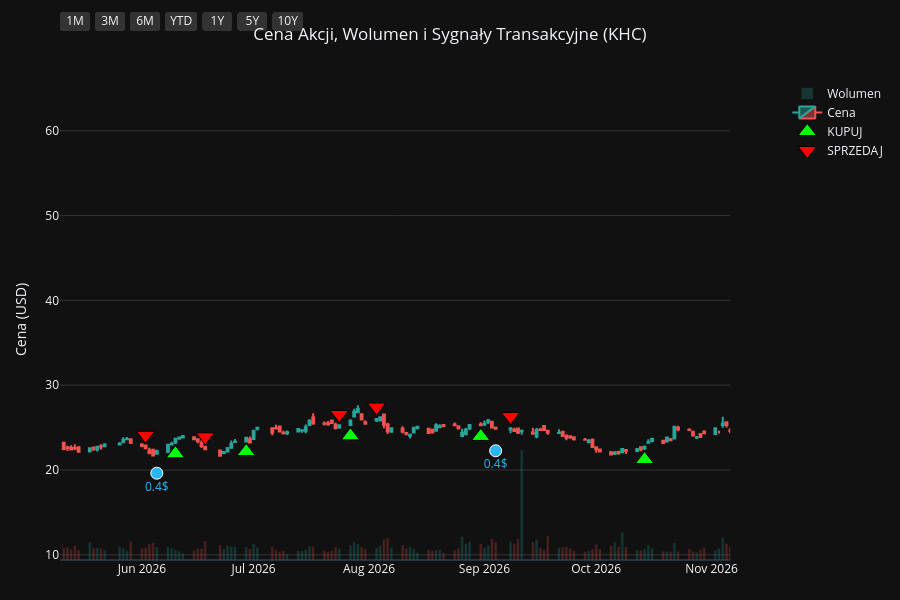
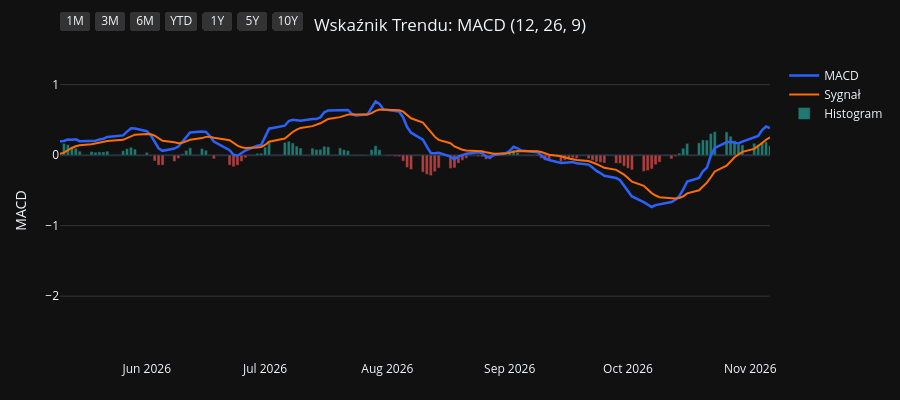
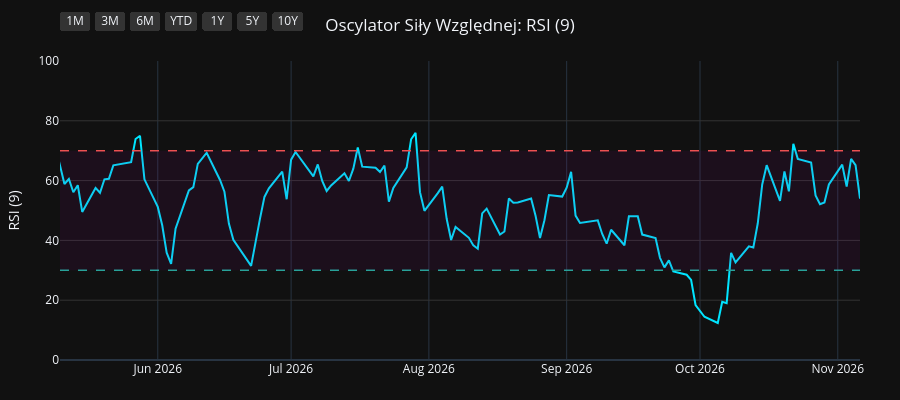
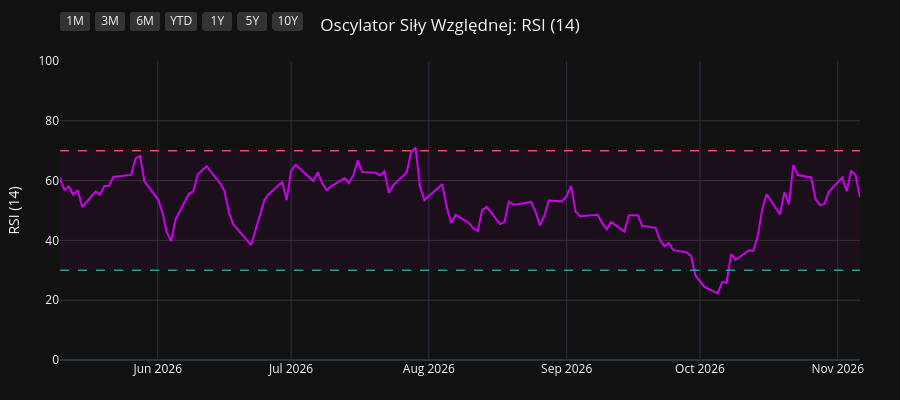

Write notebook code for charts like these, in order.
### Code cell
import os
import yfinance as yf
import pandas as pd
import pandas_ta as ta
import plotly.graph_objects as go
from plotly.subplots import make_subplots

# 1. Pobranie i przygotowanie danych
symbol = os.environ.get("STOCK_TICKER", "").strip().upper()
if not symbol:
    raise RuntimeError("Set STOCK_TICKER before running price_extractor.ipynb")
df = yf.Ticker(symbol).history(period="10y")
df.index = df.index.tz_localize(None)

# Wskaźniki i sygnały
df.ta.macd(fast=12, slow=26, signal=9, append=True)
df.ta.rsi(length=9, append=True)
df.ta.rsi(length=14, append=True)
df.ta.rsi(length=21, append=True)
df.dropna(inplace=True)

macd = df['MACD_12_26_9']
signal = df['MACDs_12_26_9']
wczorajszy_macd = macd.shift(1)
wczorajszy_signal = signal.shift(1)

df['Decyzja'] = 'BRAK'
df.loc[(macd > signal) & (wczorajszy_macd <= wczorajszy_signal), 'Decyzja'] = 'KUPUJ'
df.loc[(macd < signal) & (wczorajszy_macd >= wczorajszy_signal), 'Decyzja'] = 'SPRZEDAJ'

df_kupuj = df[df['Decyzja'] == 'KUPUJ']
df_sprzedaj = df[df['Decyzja'] == 'SPRZEDAJ']
df_dywidendy = df[df['Dividends'] > 0]
df_splity = df[df['Stock Splits'] > 0]

# Wspólna konfiguracja osi X
konfiguracja_osi_x = dict(
    type="date",
    showspikes=True, spikemode="across", spikesnap="cursor", spikedash="dot", spikecolor="#ffffff", spikethickness=1, hoverformat="%Y-%m-%d",
    rangeselector=dict(
        buttons=list([
            dict(count=1, label="1M", step="month", stepmode="backward"),
            dict(count=3, label="3M", step="month", stepmode="backward"),
            dict(count=6, label="6M", step="month", stepmode="backward"),
            dict(count=1, label="YTD", step="year", stepmode="todate"),
            dict(count=1, label="1Y", step="year", stepmode="backward"),
            dict(count=5, label="5Y", step="year", stepmode="backward"),
            dict(step="all", label="10Y")
        ]),
        bgcolor="#333333", activecolor="#2962ff", x=0, y=1.1
    )
)

# ==========================================
# WYKRES 1: CENA + WOLUMEN + SYGNAŁY
# ==========================================
fig1 = make_subplots(specs=[[{"secondary_y": True}]])

kolory_wolumenu = ['#26a69a' if row['Close'] >= row['Open'] else '#ef5350' for index, row in df.iterrows()]
fig1.add_trace(go.Bar(x=df.index, y=df['Volume'], marker_color=kolory_wolumenu, opacity=0.25, name='Wolumen'), secondary_y=True)
fig1.add_trace(go.Candlestick(x=df.index, open=df['Open'], high=df['High'], low=df['Low'], close=df['Close'], name='Cena', increasing_line_color='#26a69a', decreasing_line_color='#ef5350'), secondary_y=False)
fig1.add_trace(go.Scatter(x=df_kupuj.index, y=df_kupuj['Low'] * 0.95, customdata=df_kupuj[['Low', 'High']], mode='markers', marker=dict(symbol='triangle-up', size=16, color='#00ff00', line=dict(width=1, color='black')), name='KUPUJ', hovertemplate='KUPUJ<br>Najniższa: %{customdata[0]:.2f}<br>Najwyższa: %{customdata[1]:.2f}<extra></extra>'), secondary_y=False)
fig1.add_trace(go.Scatter(x=df_sprzedaj.index, y=df_sprzedaj['High'] * 1.05, customdata=df_sprzedaj[['Low', 'High']], mode='markers', marker=dict(symbol='triangle-down', size=16, color='#ff0000', line=dict(width=1, color='black')), name='SPRZEDAJ', hovertemplate='SPRZEDAJ<br>Najniższa: %{customdata[0]:.2f}<br>Najwyższa: %{customdata[1]:.2f}<extra></extra>'), secondary_y=False)

if not df_dywidendy.empty:
    fig1.add_trace(go.Scatter(x=df_dywidendy.index, y=df_dywidendy['Low'] * 0.90, mode='markers+text', marker=dict(symbol='circle', size=12, color='#29b6f6', line=dict(width=1, color='white')), text=df_dywidendy['Dividends'].apply(lambda x: f"{x}$"), textposition="bottom center", name='Dywidenda', showlegend=False, hovertemplate='Dywidenda: %{text}<extra></extra>', textfont=dict(color="#29b6f6")), secondary_y=False)
if not df_splity.empty:
                    fig1.add_trace(go.Scatter(x=df_splity.index, y=df_splity['High'], mode='markers+text', marker=dict(symbol='star', size=16, color='#ffee58', line=dict(width=1, color='black')), text=df_splity['Stock Splits'].apply(lambda x: f"{x:g}:1" if x >= 1 else f"1:{1 / x:g}"), textposition="top center", name='Split', hovertemplate='%{text}<extra></extra>', textfont=dict(color="#ffee58")), secondary_y=False)

fig1.update_layout(title=dict(text=f"Cena Akcji, Wolumen i Sygnały Transakcyjne ({symbol})", x=0.5, xanchor='center'), dragmode='pan', xaxis_rangeslider_visible=False, template='plotly_dark', height=600, hovermode='x unified', margin=dict(l=60, r=40, t=60, b=40))
fig1.update_xaxes(**konfiguracja_osi_x)
fig1.update_xaxes(range=[df.index.max() - pd.Timedelta(days=180), df.index.max()])
fig1.update_yaxes(title_text="Cena (USD)", secondary_y=False, gridcolor='#333333')
fig1.update_yaxes(range=[0, df['Volume'].max() * 4], showgrid=False, showticklabels=False, secondary_y=True)
fig1.show(config={'scrollZoom': True})

# ==========================================
# WYKRES 2: WSKAŹNIK MACD
# ==========================================
fig2 = go.Figure()
fig2.add_trace(go.Scatter(x=df.index, y=df['MACD_12_26_9'], line=dict(color='#2962ff', width=2.5), name='MACD'))
fig2.add_trace(go.Scatter(x=df.index, y=df['MACDs_12_26_9'], line=dict(color='#ff6d00', width=2), name='Sygnał'))
kolory_macd = ['#26a69a' if val >= 0 else '#ef5350' for val in df['MACDh_12_26_9']]
fig2.add_trace(go.Bar(x=df.index, y=df['MACDh_12_26_9'], marker_color=kolory_macd, name='Histogram', opacity=0.7))
fig2.update_layout(title=dict(text="Wskaźnik Trendu: MACD (12, 26, 9)", x=0.5, xanchor='center'), dragmode='pan', xaxis_rangeslider_visible=False, template='plotly_dark', height=400, hovermode='x unified', margin=dict(l=60, r=40, t=60, b=40))
fig2.update_xaxes(**konfiguracja_osi_x)
fig2.update_xaxes(range=[df.index.max() - pd.Timedelta(days=180), df.index.max()])
fig2.update_yaxes(title_text="MACD", gridcolor='#333333')
fig2.show(config={'scrollZoom': True})

# ==========================================
# WYKRES 3: OSCYLATOR RSI (9)
# ==========================================
fig3 = go.Figure()
fig3.add_trace(go.Scatter(x=df.index, y=df['RSI_9'], line=dict(color='#00e5ff', width=2), name='RSI (9)'))
fig3.add_hline(y=70, line_dash="dash", line_color="#ef5350", line_width=1.5)
fig3.add_hline(y=30, line_dash="dash", line_color="#26a69a", line_width=1.5)
fig3.add_hrect(y0=30, y1=70, line_width=0, fillcolor="purple", opacity=0.1)
fig3.update_layout(title=dict(text="Oscylator Siły Względnej: RSI (9)", x=0.5, xanchor='center'), dragmode='pan', xaxis_rangeslider_visible=False, template='plotly_dark', height=400, hovermode='x unified', margin=dict(l=60, r=40, t=60, b=40))
fig3.update_xaxes(**konfiguracja_osi_x)
fig3.update_xaxes(range=[df.index.max() - pd.Timedelta(days=180), df.index.max()])
fig3.update_yaxes(title_text="RSI (9)", range=[0, 100], gridcolor='#333333')
fig3.show(config={'scrollZoom': True})

# ==========================================
# WYKRES 4: OSCYLATOR RSI (14)
# ==========================================
fig4 = go.Figure()
fig4.add_trace(go.Scatter(x=df.index, y=df['RSI_14'], line=dict(color='#d500f9', width=2), name='RSI (14)'))
fig4.add_hline(y=70, line_dash="dash", line_color="#ef5350", line_width=1.5)
fig4.add_hline(y=30, line_dash="dash", line_color="#26a69a", line_width=1.5)
fig4.add_hrect(y0=30, y1=70, line_width=0, fillcolor="purple", opacity=0.1)
fig4.update_layout(title=dict(text="Oscylator Siły Względnej: RSI (14)", x=0.5, xanchor='center'), dragmode='pan', xaxis_rangeslider_visible=False, template='plotly_dark', height=400, hovermode='x unified', margin=dict(l=60, r=40, t=60, b=40))
fig4.update_xaxes(**konfiguracja_osi_x)
fig4.update_xaxes(range=[df.index.max() - pd.Timedelta(days=180), df.index.max()])
fig4.update_yaxes(title_text="RSI (14)", range=[0, 100], gridcolor='#333333')
fig4.show(config={'scrollZoom': True})

# ==========================================
# WYKRES 5: OSCYLATOR RSI (21)
# ==========================================
fig5 = go.Figure()
fig5.add_trace(go.Scatter(x=df.index, y=df['RSI_21'], line=dict(color='#64dd17', width=2), name='RSI (21)'))
fig5.add_hline(y=70, line_dash="dash", line_color="#ef5350", line_width=1.5)
fig5.add_hline(y=30, line_dash="dash", line_color="#26a69a", line_width=1.5)
fig5.add_hrect(y0=30, y1=70, line_width=0, fillcolor="purple", opacity=0.1)
fig5.update_layout(title=dict(text="Oscylator Siły Względnej: RSI (21)", x=0.5, xanchor='center'), dragmode='pan', xaxis_rangeslider_visible=False, template='plotly_dark', height=400, hovermode='x unified', margin=dict(l=60, r=40, t=60, b=40))
fig5.update_xaxes(**konfiguracja_osi_x)
fig5.update_xaxes(range=[df.index.max() - pd.Timedelta(days=180), df.index.max()])
fig5.update_yaxes(title_text="RSI (21)", range=[0, 100], gridcolor='#333333')
fig5.show(config={'scrollZoom': True})

### Figure 1 — Plotly figure (JSON) as saved in the notebook; plotly's stock layout.template omitted (floating-point values rounded to 4 significant figures; data arrays with more than 128 entries replaced by an {"elided": "..."} marker saying what was removed)
{"data": [{"marker": {"color": {"elided": "2478 str values"}}, "name": "Wolumen", "opacity": 0.25, "type": "bar", "x": {"elided": "2478 str values"}, "xaxis": "x", "y": {"elided": "2478 int values"}, "yaxis": "y2"}, {"close": {"elided": "2478 float values"}, "decreasing": {"line": {"color": "#ef5350"}}, "high": {"elided": "2478 float values"}, "increasing": {"line": {"color": "#26a69a"}}, "low": {"elided": "2478 float values"}, "name": "Cena", "open": {"elided": "2478 float values"}, "type": "candlestick", "x": {"elided": "2478 str values"}, "xaxis": "x", "yaxis": "y"}, {"customdata": {"elided": "101x2 float values"}, "hovertemplate": "KUPUJ<br>Najniższa: %{customdata[0]:.2f}<br>Najwyższa: %{customdata[1]:.2f}<extra></extra>", "marker": {"color": "#00ff00", "line": {"color": "black", "width": 1}, "size": 16, "symbol": "triangle-up"}, "mode": "markers", "name": "KUPUJ", "type": "scatter", "x": ["2017-01-23T00:00:00", "2017-01-26T00:00:00", "2017-02-13T00:00:00", "2017-02-17T00:00:00", "2017-04-18T00:00:00", "2017-05-17T00:00:00", "2017-07-14T00:00:00", "2017-09-11T00:00:00", "2017-10-05T00:00:00", "2018-01-09T00:00:00", "2018-01-16T00:00:00", "2018-03-06T00:00:00", "2018-04-04T00:00:00", "2018-05-04T00:00:00", "2018-07-05T00:00:00", "2018-08-03T00:00:00", "2018-08-17T00:00:00", "2018-09-12T00:00:00", "2018-10-05T00:00:00", "2018-10-16T00:00:00", "2018-11-29T00:00:00", "2019-01-04T00:00:00", "2019-03-14T00:00:00", "2019-05-15T00:00:00", "2019-06-10T00:00:00", "2019-07-19T00:00:00", "2019-08-29T00:00:00", "2019-10-16T00:00:00", "2019-12-12T00:00:00", "2019-12-20T00:00:00", "2020-01-16T00:00:00", "2020-02-11T00:00:00", "2020-03-05T00:00:00", "2020-03-18T00:00:00", "2020-03-24T00:00:00", "2020-05-27T00:00:00", "2020-06-18T00:00:00", "2020-07-14T00:00:00", "2020-10-01T00:00:00", "2020-11-03T00:00:00", "2020-11-11T00:00:00", "2021-01-26T00:00:00", "2021-02-05T00:00:00", "2021-03-22T00:00:00", "2021-03-29T00:00:00", "2021-05-04T00:00:00", "2021-07-20T00:00:00", "2021-08-13T00:00:00", "2021-08-31T00:00:00", "2021-11-02T00:00:00", "2021-12-13T00:00:00", "2022-02-17T00:00:00", "2022-03-25T00:00:00", "2022-06-21T00:00:00", "2022-08-09T00:00:00", "2022-10-04T00:00:00", "2022-11-22T00:00:00", "2023-01-05T00:00:00", "2023-02-15T00:00:00", "2023-03-16T00:00:00", "2023-03-21T00:00:00", "2023-03-24T00:00:00", "2023-07-05T00:00:00", "2023-08-28T00:00:00", "2023-09-07T00:00:00", "2023-10-25T00:00:00", "2024-01-03T00:00:00", "2024-02-26T00:00:00", "2024-03-11T00:00:00", "2024-03-18T00:00:00", "2024-04-19T00:00:00", "2024-07-05T00:00:00", "2024-08-21T00:00:00", "2024-09-03T00:00:00", "2024-10-11T00:00:00", "2024-11-25T00:00:00", "2024-12-27T00:00:00", "2025-01-22T00:00:00", "2025-04-03T00:00:00", "2025-04-21T00:00:00", "2025-06-02T00:00:00", "2025-06-24T00:00:00", "2025-08-27T00:00:00", "2025-08-29T00:00:00", "2025-09-24T00:00:00", "2025-10-01T00:00:00", "2025-10-17T00:00:00", "2025-11-12T00:00:00", "2025-12-18T00:00:00", "2026-01-02T00:00:00", "2026-01-14T00:00:00", "2026-01-27T00:00:00", "2026-02-23T00:00:00", "2026-03-09T00:00:00", "2026-03-31T00:00:00", "2026-04-29T00:00:00", "2026-06-10T00:00:00", "2026-06-29T00:00:00", "2026-07-27T00:00:00", "2026-08-31T00:00:00", "2026-10-14T00:00:00"], "xaxis": "x", "y": [52.83, 53.14, 53.73, 55.02, 55.07, 53.73, 51.49, 50.11, 47.51, 48.1, 47.8, 41.44, 37.15, 34.02, 39.38, 37.96, 37.98, 36.73, 35.1, 34.62, 32.69, 27.97, 20.73, 20.74, 19.71, 20.31, 16.97, 18.37, 21.46, 21.57, 21.48, 20.11, 17.47, 15.14, 14.87, 20.9, 22.73, 22.58, 20.99, 22.43, 21.52, 24.22, 23.73, 28.19, 28.83, 30.3, 28.67, 27.28, 26.23, 26.93, 25.37, 27.09, 29.12, 27.16, 28.85, 26.17, 29.71, 32.04, 30.63, 29.53, 29.71, 29.41, 28.29, 26.78, 26.15, 25.33, 30.9, 29.16, 28.66, 28.19, 30.42, 26.48, 29.3, 29.18, 29.36, 26.85, 25.88, 24.73, 26.24, 25.37, 23.07, 22.6, 24.12, 24.18, 23.5, 23.05, 22.37, 21.66, 22.22, 21.73, 21.22, 21.19, 21.87, 22.21, 20.35, 20.43, 21.92, 22.17, 24.03, 23.96, 21.24], "yaxis": "y"}, {"customdata": {"elided": "101x2 float values"}, "hovertemplate": "SPRZEDAJ<br>Najniższa: %{customdata[0]:.2f}<br>Najwyższa: %{customdata[1]:.2f}<extra></extra>", "marker": {"color": "#ff0000", "line": {"color": "black", "width": 1}, "size": 16, "symbol": "triangle-down"}, "mode": "markers", "name": "SPRZEDAJ", "type": "scatter", "x": ["2017-01-04T00:00:00", "2017-01-25T00:00:00", "2017-01-31T00:00:00", "2017-02-16T00:00:00", "2017-02-28T00:00:00", "2017-04-26T00:00:00", "2017-06-09T00:00:00", "2017-08-18T00:00:00", "2017-09-20T00:00:00", "2017-12-07T00:00:00", "2018-01-11T00:00:00", "2018-01-30T00:00:00", "2018-03-20T00:00:00", "2018-04-23T00:00:00", "2018-07-03T00:00:00", "2018-07-12T00:00:00", "2018-08-09T00:00:00", "2018-08-23T00:00:00", "2018-09-21T00:00:00", "2018-10-11T00:00:00", "2018-11-02T00:00:00", "2018-12-04T00:00:00", "2019-02-22T00:00:00", "2019-05-14T00:00:00", "2019-05-20T00:00:00", "2019-07-16T00:00:00", "2019-08-06T00:00:00", "2019-09-27T00:00:00", "2019-11-15T00:00:00", "2019-12-17T00:00:00", "2019-12-24T00:00:00", "2020-01-17T00:00:00", "2020-02-13T00:00:00", "2020-03-09T00:00:00", "2020-03-19T00:00:00", "2020-05-04T00:00:00", "2020-06-15T00:00:00", "2020-06-23T00:00:00", "2020-07-31T00:00:00", "2020-10-27T00:00:00", "2020-11-10T00:00:00", "2020-12-22T00:00:00", "2021-02-04T00:00:00", "2021-03-19T00:00:00", "2021-03-23T00:00:00", "2021-04-01T00:00:00", "2021-05-26T00:00:00", "2021-08-04T00:00:00", "2021-08-20T00:00:00", "2021-10-20T00:00:00", "2021-11-17T00:00:00", "2022-01-21T00:00:00", "2022-03-09T00:00:00", "2022-04-29T00:00:00", "2022-07-27T00:00:00", "2022-08-30T00:00:00", "2022-11-10T00:00:00", "2022-12-15T00:00:00", "2023-01-18T00:00:00", "2023-02-28T00:00:00", "2023-03-17T00:00:00", "2023-03-22T00:00:00", "2023-05-16T00:00:00", "2023-08-04T00:00:00", "2023-09-06T00:00:00", "2023-10-02T00:00:00", "2023-12-19T00:00:00", "2024-01-11T00:00:00", "2024-02-28T00:00:00", "2024-03-13T00:00:00", "2024-04-12T00:00:00", "2024-05-01T00:00:00", "2024-08-14T00:00:00", "2024-08-29T00:00:00", "2024-09-10T00:00:00", "2024-10-25T00:00:00", "2024-12-19T00:00:00", "2025-01-07T00:00:00", "2025-03-13T00:00:00", "2025-04-04T00:00:00", "2025-04-29T00:00:00", "2025-06-17T00:00:00", "2025-07-31T00:00:00", "2025-08-28T00:00:00", "2025-09-02T00:00:00", "2025-09-25T00:00:00", "2025-10-06T00:00:00", "2025-10-29T00:00:00", "2025-12-08T00:00:00", "2025-12-22T00:00:00", "2026-01-05T00:00:00", "2026-01-21T00:00:00", "2026-02-19T00:00:00", "2026-03-03T00:00:00", "2026-03-10T00:00:00", "2026-04-21T00:00:00", "2026-06-02T00:00:00", "2026-06-18T00:00:00", "2026-07-24T00:00:00", "2026-08-03T00:00:00", "2026-09-08T00:00:00"], "xaxis": "x", "y": [58.24, 59.1, 59.29, 59.48, 60.89, 61.53, 62.09, 57.63, 54.44, 54.84, 53.27, 54.26, 44.15, 40.01, 43.87, 44.51, 42.12, 41.78, 40.69, 39.49, 36.89, 36.74, 25.59, 23.31, 23.28, 22.43, 22.99, 20.92, 23.63, 23.85, 24.07, 23.9, 21.93, 18.53, 17.98, 22.31, 24.83, 25.8, 26.93, 24.18, 23.89, 27.55, 26.42, 31.52, 31.69, 32.05, 35.39, 31.11, 29.69, 30.22, 30.3, 31.06, 32.41, 36.45, 31.32, 32.38, 32.7, 34.42, 36.28, 34.12, 33.1, 33.31, 34.73, 31.39, 29.04, 29.88, 32.86, 34.01, 32.25, 31.76, 33.24, 34.27, 32.21, 32.62, 33.63, 32.64, 28.7, 28.57, 29.42, 29.72, 27.75, 25.28, 27.17, 27.07, 27.43, 26.43, 25.51, 24.78, 24.62, 24.44, 24.32, 22.76, 24.2, 24.51, 24.78, 22.61, 24.1, 23.91, 26.56, 27.42, 26.32], "yaxis": "y"}, {"hovertemplate": "Dywidenda: %{text}<extra></extra>", "marker": {"color": "#29b6f6", "line": {"color": "white", "width": 1}, "size": 12, "symbol": "circle"}, "mode": "markers+text", "name": "Dywidenda", "showlegend": false, "text": ["0.6$", "0.6$", "0.625$", "0.625$", "0.625$", "0.625$", "0.625$", "0.625$", "0.4$", "0.4$", "0.4$", "0.4$", "0.4$", "0.4$", "0.4$", "0.4$", "0.4$", "0.4$", "0.4$", "0.4$", "0.4$", "0.4$", "0.4$", "0.4$", "0.4$", "0.4$", "0.4$", "0.4$", "0.4$", "0.4$", "0.4$", "0.4$", "0.4$", "0.4$", "0.4$", "0.4$", "0.4$", "0.4$", "0.4$"], "textfont": {"color": "#29b6f6"}, "textposition": "bottom center", "type": "scatter", "x": ["2017-03-01T00:00:00", "2017-05-17T00:00:00", "2017-08-16T00:00:00", "2017-11-16T00:00:00", "2018-03-08T00:00:00", "2018-05-17T00:00:00", "2018-08-16T00:00:00", "2018-11-15T00:00:00", "2019-03-07T00:00:00", "2019-05-30T00:00:00", "2019-08-20T00:00:00", "2019-11-14T00:00:00", "2020-03-12T00:00:00", "2020-05-28T00:00:00", "2020-08-27T00:00:00", "2020-11-25T00:00:00", "2021-03-11T00:00:00", "2021-05-27T00:00:00", "2021-08-31T00:00:00", "2021-11-24T00:00:00", "2022-03-10T00:00:00", "2022-05-26T00:00:00", "2022-08-25T00:00:00", "2022-11-23T00:00:00", "2023-03-09T00:00:00", "2023-06-05T00:00:00", "2023-08-31T00:00:00", "2023-11-30T00:00:00", "2024-03-07T00:00:00", "2024-06-06T00:00:00", "2024-08-30T00:00:00", "2024-11-29T00:00:00", "2025-03-07T00:00:00", "2025-05-30T00:00:00", "2025-08-29T00:00:00", "2025-11-28T00:00:00", "2026-03-06T00:00:00", "2026-06-05T00:00:00", "2026-09-04T00:00:00"], "xaxis": "x", "y": [51.78, 50.9, 49.98, 45.84, 39.17, 34.38, 35.42, 31.34, 19.62, 17.04, 15.94, 19.68, 13.11, 20.05, 23.26, 22.04, 26.31, 29.88, 24.85, 24.65, 26.55, 25.41, 28.04, 28.36, 28.01, 28.48, 25.14, 26.69, 26.81, 26.52, 27.75, 25.51, 25.21, 22.01, 22.9, 21.5, 20.43, 19.62, 22.27], "yaxis": "y"}], "layout": {"dragmode": "pan", "height": 600, "hovermode": "x unified", "margin": {"b": 40, "l": 60, "r": 40, "t": 60}, "title": {"text": "Cena Akcji, Wolumen i Sygnały Transakcyjne (KHC)", "x": 0.5, "xanchor": "center"}, "xaxis": {"anchor": "y", "domain": [0.0, 0.94], "hoverformat": "%Y-%m-%d", "range": ["2026-05-10T00:00:00", "2026-11-06T00:00:00"], "rangeselector": {"activecolor": "#2962ff", "bgcolor": "#333333", "buttons": [{"count": 1, "label": "1M", "step": "month", "stepmode": "backward"}, {"count": 3, "label": "3M", "step": "month", "stepmode": "backward"}, {"count": 6, "label": "6M", "step": "month", "stepmode": "backward"}, {"count": 1, "label": "YTD", "step": "year", "stepmode": "todate"}, {"count": 1, "label": "1Y", "step": "year", "stepmode": "backward"}, {"count": 5, "label": "5Y", "step": "year", "stepmode": "backward"}, {"label": "10Y", "step": "all"}], "x": 0, "y": 1.1}, "rangeslider": {"visible": false}, "showspikes": true, "spikecolor": "#ffffff", "spikedash": "dot", "spikemode": "across", "spikesnap": "cursor", "spikethickness": 1, "type": "date"}, "yaxis": {"anchor": "x", "domain": [0.0, 1.0], "gridcolor": "#333333", "title": {"text": "Cena (USD)"}}, "yaxis2": {"anchor": "x", "overlaying": "y", "range": [0, 540819200], "showgrid": false, "showticklabels": false, "side": "right"}}}

### Figure 2 — Plotly figure (JSON) as saved in the notebook; plotly's stock layout.template omitted (floating-point values rounded to 4 significant figures; data arrays with more than 128 entries replaced by an {"elided": "..."} marker saying what was removed)
{"data": [{"line": {"color": "#2962ff", "width": 2.5}, "name": "MACD", "type": "scatter", "x": {"elided": "2478 str values"}, "y": {"elided": "2478 float values"}}, {"line": {"color": "#ff6d00", "width": 2}, "name": "Sygnał", "type": "scatter", "x": {"elided": "2478 str values"}, "y": {"elided": "2478 float values"}}, {"marker": {"color": {"elided": "2478 str values"}}, "name": "Histogram", "opacity": 0.7, "type": "bar", "x": {"elided": "2478 str values"}, "y": {"elided": "2478 float values"}}], "layout": {"dragmode": "pan", "height": 400, "hovermode": "x unified", "margin": {"b": 40, "l": 60, "r": 40, "t": 60}, "title": {"text": "Wskaźnik Trendu: MACD (12, 26, 9)", "x": 0.5, "xanchor": "center"}, "xaxis": {"hoverformat": "%Y-%m-%d", "range": ["2026-05-10T00:00:00", "2026-11-06T00:00:00"], "rangeselector": {"activecolor": "#2962ff", "bgcolor": "#333333", "buttons": [{"count": 1, "label": "1M", "step": "month", "stepmode": "backward"}, {"count": 3, "label": "3M", "step": "month", "stepmode": "backward"}, {"count": 6, "label": "6M", "step": "month", "stepmode": "backward"}, {"count": 1, "label": "YTD", "step": "year", "stepmode": "todate"}, {"count": 1, "label": "1Y", "step": "year", "stepmode": "backward"}, {"count": 5, "label": "5Y", "step": "year", "stepmode": "backward"}, {"label": "10Y", "step": "all"}], "x": 0, "y": 1.1}, "rangeslider": {"visible": false}, "showspikes": true, "spikecolor": "#ffffff", "spikedash": "dot", "spikemode": "across", "spikesnap": "cursor", "spikethickness": 1, "type": "date"}, "yaxis": {"gridcolor": "#333333", "title": {"text": "MACD"}}}}

### Figure 3 — Plotly figure (JSON) as saved in the notebook; plotly's stock layout.template omitted (floating-point values rounded to 4 significant figures; data arrays with more than 128 entries replaced by an {"elided": "..."} marker saying what was removed)
{"data": [{"line": {"color": "#00e5ff", "width": 2}, "name": "RSI (9)", "type": "scatter", "x": {"elided": "2478 str values"}, "y": {"elided": "2478 float values"}}], "layout": {"dragmode": "pan", "height": 400, "hovermode": "x unified", "margin": {"b": 40, "l": 60, "r": 40, "t": 60}, "shapes": [{"line": {"color": "#ef5350", "dash": "dash", "width": 1.5}, "type": "line", "x0": 0, "x1": 1, "xref": "x domain", "y0": 70, "y1": 70, "yref": "y"}, {"line": {"color": "#26a69a", "dash": "dash", "width": 1.5}, "type": "line", "x0": 0, "x1": 1, "xref": "x domain", "y0": 30, "y1": 30, "yref": "y"}, {"fillcolor": "purple", "line": {"width": 0}, "opacity": 0.1, "type": "rect", "x0": 0, "x1": 1, "xref": "x domain", "y0": 30, "y1": 70, "yref": "y"}], "title": {"text": "Oscylator Siły Względnej: RSI (9)", "x": 0.5, "xanchor": "center"}, "xaxis": {"hoverformat": "%Y-%m-%d", "range": ["2026-05-10T00:00:00", "2026-11-06T00:00:00"], "rangeselector": {"activecolor": "#2962ff", "bgcolor": "#333333", "buttons": [{"count": 1, "label": "1M", "step": "month", "stepmode": "backward"}, {"count": 3, "label": "3M", "step": "month", "stepmode": "backward"}, {"count": 6, "label": "6M", "step": "month", "stepmode": "backward"}, {"count": 1, "label": "YTD", "step": "year", "stepmode": "todate"}, {"count": 1, "label": "1Y", "step": "year", "stepmode": "backward"}, {"count": 5, "label": "5Y", "step": "year", "stepmode": "backward"}, {"label": "10Y", "step": "all"}], "x": 0, "y": 1.1}, "rangeslider": {"visible": false}, "showspikes": true, "spikecolor": "#ffffff", "spikedash": "dot", "spikemode": "across", "spikesnap": "cursor", "spikethickness": 1, "type": "date"}, "yaxis": {"gridcolor": "#333333", "range": [0, 100], "title": {"text": "RSI (9)"}}}}

### Figure 4 — Plotly figure (JSON) as saved in the notebook; plotly's stock layout.template omitted (floating-point values rounded to 4 significant figures; data arrays with more than 128 entries replaced by an {"elided": "..."} marker saying what was removed)
{"data": [{"line": {"color": "#d500f9", "width": 2}, "name": "RSI (14)", "type": "scatter", "x": {"elided": "2478 str values"}, "y": {"elided": "2478 float values"}}], "layout": {"dragmode": "pan", "height": 400, "hovermode": "x unified", "margin": {"b": 40, "l": 60, "r": 40, "t": 60}, "shapes": [{"line": {"color": "#ef5350", "dash": "dash", "width": 1.5}, "type": "line", "x0": 0, "x1": 1, "xref": "x domain", "y0": 70, "y1": 70, "yref": "y"}, {"line": {"color": "#26a69a", "dash": "dash", "width": 1.5}, "type": "line", "x0": 0, "x1": 1, "xref": "x domain", "y0": 30, "y1": 30, "yref": "y"}, {"fillcolor": "purple", "line": {"width": 0}, "opacity": 0.1, "type": "rect", "x0": 0, "x1": 1, "xref": "x domain", "y0": 30, "y1": 70, "yref": "y"}], "title": {"text": "Oscylator Siły Względnej: RSI (14)", "x": 0.5, "xanchor": "center"}, "xaxis": {"hoverformat": "%Y-%m-%d", "range": ["2026-05-10T00:00:00", "2026-11-06T00:00:00"], "rangeselector": {"activecolor": "#2962ff", "bgcolor": "#333333", "buttons": [{"count": 1, "label": "1M", "step": "month", "stepmode": "backward"}, {"count": 3, "label": "3M", "step": "month", "stepmode": "backward"}, {"count": 6, "label": "6M", "step": "month", "stepmode": "backward"}, {"count": 1, "label": "YTD", "step": "year", "stepmode": "todate"}, {"count": 1, "label": "1Y", "step": "year", "stepmode": "backward"}, {"count": 5, "label": "5Y", "step": "year", "stepmode": "backward"}, {"label": "10Y", "step": "all"}], "x": 0, "y": 1.1}, "rangeslider": {"visible": false}, "showspikes": true, "spikecolor": "#ffffff", "spikedash": "dot", "spikemode": "across", "spikesnap": "cursor", "spikethickness": 1, "type": "date"}, "yaxis": {"gridcolor": "#333333", "range": [0, 100], "title": {"text": "RSI (14)"}}}}
